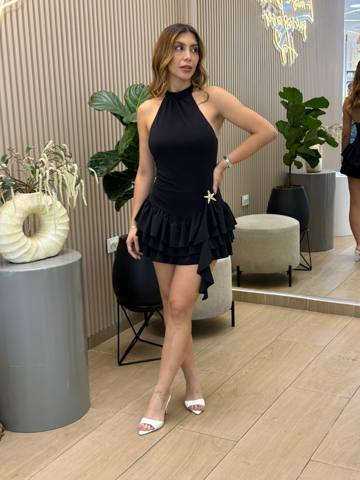
#> input picture Edicion de imagenes/Adjuntos/crudo/prenda-05-02.jpg, 360 x 480 px, given in place of logo_mask.png, which was not available
$ python stories_26oct.py ../Adjuntos/crudo/prenda-05-02.jpg
#> lines starting #> are read from the running program, lines starting #| are printed output that depends on the picture
"""V.YA · lote 26 oct · 12 stories 1080x1920, solo logo, formatos nuevos.
Fotos: originales de Drive (drive vya septiembre, sesiones 081826 / 090226 / 092426 / 100926)
renombradas a prenda_XX_YY segun mapa_renombrado.csv.
Logo: recortado de una pieza del lote 23 oct (231011.png) -> logo_mask.png
"""
from PIL import Image, ImageDraw, ImageFilter, ImageEnhance, ImageOps
import os, sys, math, random

SRC = os.path.join(os.path.dirname(os.path.abspath(__file__)), "src") + "/"
OUT = os.path.join(os.path.dirname(os.path.abspath(__file__)), "out")
os.makedirs(OUT, exist_ok=True)
W, H = 1080, 1920
CREAM = (238, 231, 222)
CREAM2 = (245, 240, 233)
TAUPE = (214, 202, 188)
BROWN = (108, 72, 52)
ESPRESSO = (43, 33, 28)
WHITE = (255, 255, 255)
LOGO = Image.open(os.path.join(os.path.dirname(os.path.abspath(__file__)), "logo_mask.png")).convert("L")
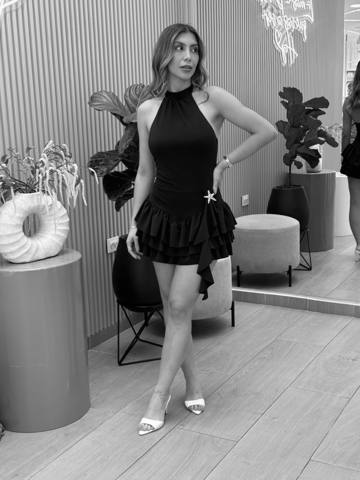
#> LOGO: PIL image 360x480 L; min 0, max 255, mean 132.9


# [278 lines left out: functions logo, photo, fit, rmask, shadow, put and 17 more, not called in this run]


PIEZAS = [
    ("01_bento_p82", p01), ("02_polaroids_p83", p02), ("03_portada_p50", p03),
    ("04_desglose_p17", p04), ("05_circulo_p23", p05), ("06_cintas_p18", p06),
    ("07_banda_lateral_p28", p07), ("08_tarjeta_p78", p08), ("09_ovalos_p46", p09),
    ("10_laminas_p81", p10), ("11_mitades_circulo_p65", p11), ("12_duo_desfasado_p55", p12),
]

if __name__ == "__main__":
    only = sys.argv[1:]
    for name, fn in PIEZAS:
        if only and not any(o in name for o in only):
            continue
        fn().save(f"{OUT}/{name}.png", optimize=True)
        print("ok", name)

$ run again, on Edicion de imagenes/Adjuntos/crudo/prenda-06-01.jpg
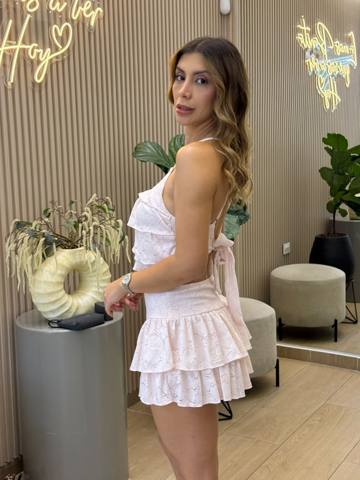
#> input picture Edicion de imagenes/Adjuntos/crudo/prenda-06-01.jpg, 360 x 480 px, given in place of logo_mask.png, which was not available
#> `LOGO = Image.open(os.path.join(os.path.dirname(os.path.abspath(__file_..`:
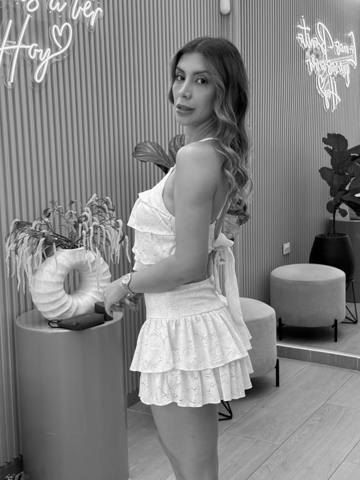
#> LOGO: PIL image 360x480 L; min 0, max 254, mean 132.5

$ run again, on Edicion de imagenes/Adjuntos/crudo/prenda-09-01.jpg
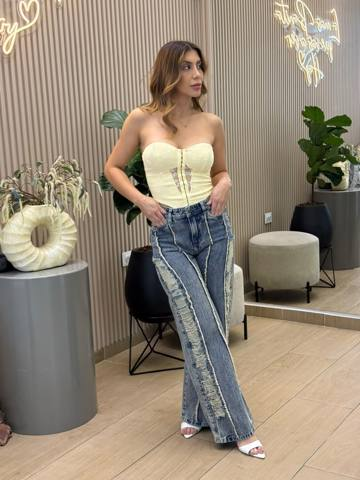
#> input picture Edicion de imagenes/Adjuntos/crudo/prenda-09-01.jpg, 360 x 480 px, given in place of logo_mask.png, which was not available
#> `LOGO = Image.open(os.path.join(os.path.dirname(os.path.abspath(__file_..`:
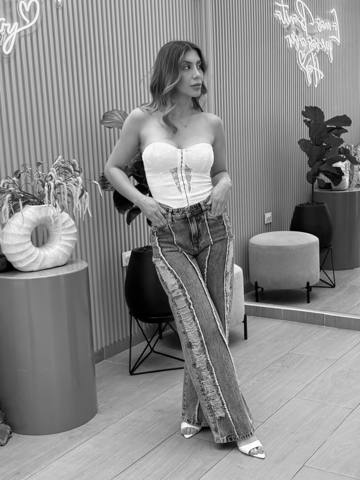
#> LOGO: PIL image 360x480 L; min 0, max 255, mean 137.3
